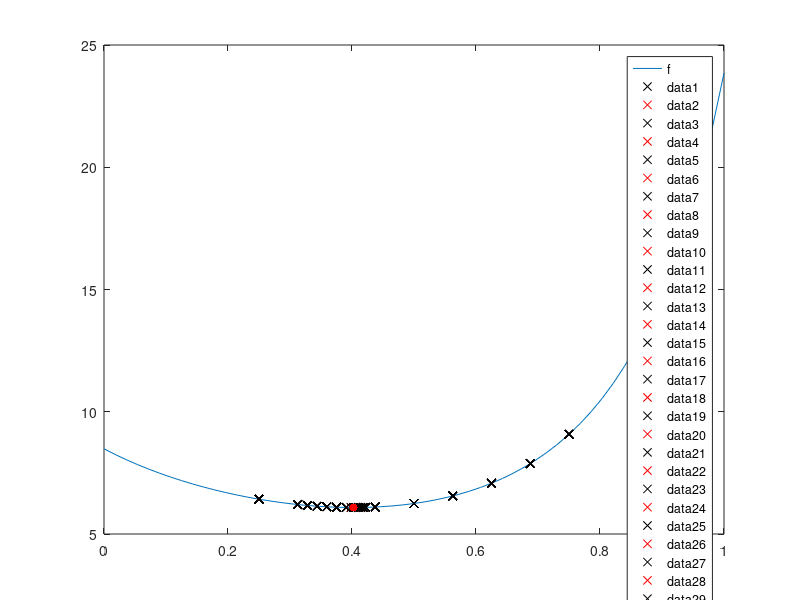

The MATLAB source for this figure:
function lab01()
    clc();

    debugFlg = 1;
    delayS = 0.8;
    a = 0;
    b = 1;
    eps = 0.01;

    fplot(@f, [a, b]);
    hold on;

    [xStar, fStar] = bitwiseSearch(a, b, eps, debugFlg, delayS);

    scatter(xStar, fStar, 'r', 'filled');
end

function [x0, f0] = bitwiseSearch(a, b, eps, debugFlg, delayS)
    i = 0;
    delta = (b - a) / 4;
    x0 = a;
    f0 = f(x0);

    plot_x = [];
    plot_f = [];

    while 1
        i = i + 1;
        x1 = x0 + delta;
        f1 = f(x1);

        if debugFlg
            fprintf('№ %2d x*=%.10f f(x*)=%.10f\n', i, x1, f1);

            plot_x(end + 1) = x1;
            plot_f(end + 1) = f1;

            clc();
            plot(plot_x, plot_f, 'xk');

            plot(x1, f1, 'xr');
            hold on;
            pause(delayS);
        end

        if f0 > f1
            x0 = x1;
            f0 = f1;

            if a < x0 && x0 < b
                continue
            else
                if abs(delta) <= eps
                    break;
                else
                    x0 = x1;
                    f0 = f1;
                    delta = -delta / 4;
                end
            end
        else
            if abs(delta) <= eps
                break;
            else
                x0 = x1;
                f0 = f1;
                delta = -delta / 4;
            end
        end
    end

    i = i + 1;
    if debugFlg
        fprintf('№ %2d x*=%.10f f(x*)=%.10f\n', i, x0, f0);
        fprintf('RESULT: x*=%.10f f(x*)=%.10f\n', x0, f0);
        plot(plot_x, plot_f, 'xk');
    end
end

function y = f(x)
    y = exp((x^4) + (x^2) - x + sqrt(5)) + sinh((x^3 + 21 * x + 9) / (21*x +6)) - 3.0;
end

